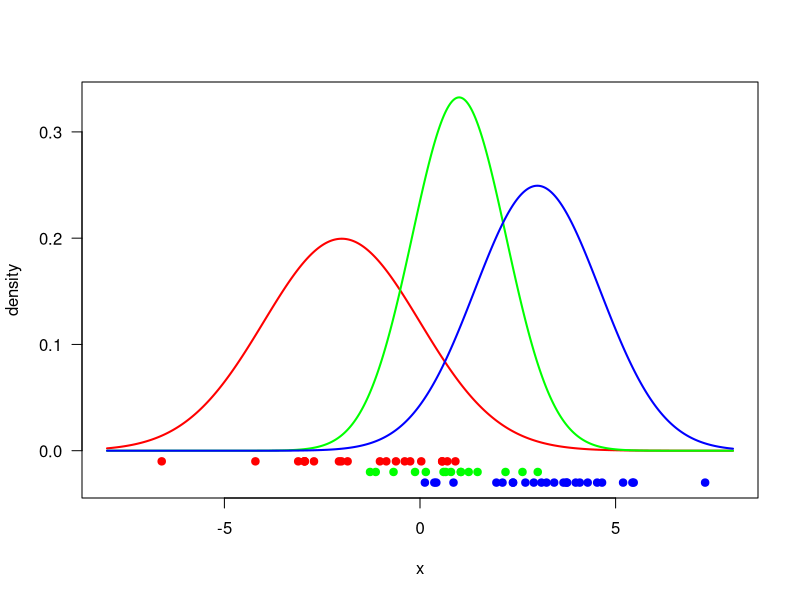

Write R code to recreate this figure.
set.seed(421)
# mean parameters
class_means <- c(-2, +1, 3)
# standard deviation parameters
class_deviations <- c(2.0, 1.2, 1.6)
# sample sizes
class_sizes <- c(20, 15, 25)

# generate random samples
points1 <- rnorm(n = class_sizes[1], mean = class_means[1], sd = class_deviations[1])
points2 <- rnorm(n = class_sizes[2], mean = class_means[2], sd = class_deviations[2])
points3 <- rnorm(n = class_sizes[3], mean = class_means[3], sd = class_deviations[3])
x <- c(points1, points2, points3)

# generate corresponding labels
y <- c(rep(1, class_sizes[1]), rep(2, class_sizes[2]), rep(3, class_sizes[3]))

# write data to a file
write.csv(x = cbind(x, y), file = "lab06_data_set.csv", row.names = FALSE)

# plot densities used and data points generated together
data_interval <- seq(from = -8, to = +8, by = 0.01)
density1 <- dnorm(data_interval, mean = class_means[1], sd = class_deviations[1])
density2 <- dnorm(data_interval, mean = class_means[2], sd = class_deviations[2])
density3 <- dnorm(data_interval, mean = class_means[3], sd = class_deviations[3])
plot(data_interval, density1, type = "l", col = "red", lwd = 2, 
     ylim = c(-0.03, max(density1, density2, density3)),
     xlab = "x", ylab = "density", las = 1)
points(data_interval, density2, type = "l", col = "green", lwd = 2)
points(data_interval, density3, type = "l", col = "blue", lwd = 2)
points(points1, rep(-0.01, class_sizes[1]), type = "p", pch = 19, col = "red")
points(points2, rep(-0.02, class_sizes[2]), type = "p", pch = 19, col = "green")
points(points3, rep(-0.03, class_sizes[3]), type = "p", pch = 19, col = "blue")
